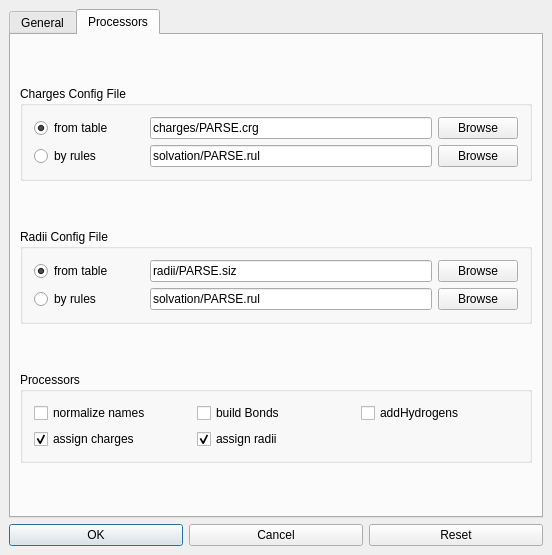
<?xml version="1.0" encoding="UTF-8"?>
<ui version="4.0">
 <class>DockDialogData</class>
 <widget class="QDialog" name="DockDialogData">
  <property name="geometry">
   <rect>
    <x>0</x>
    <y>0</y>
    <width>552</width>
    <height>555</height>
   </rect>
  </property>
  <property name="sizePolicy">
   <sizepolicy hsizetype="Maximum" vsizetype="Fixed">
    <horstretch>0</horstretch>
    <verstretch>0</verstretch>
   </sizepolicy>
  </property>
  <property name="minimumSize">
   <size>
    <width>0</width>
    <height>0</height>
   </size>
  </property>
  <property name="maximumSize">
   <size>
    <width>650</width>
    <height>650</height>
   </size>
  </property>
  <property name="windowTitle">
   <string>Docking Options</string>
  </property>
  <layout class="QVBoxLayout">
   <property name="spacing">
    <number>6</number>
   </property>
   <property name="leftMargin">
    <number>9</number>
   </property>
   <property name="topMargin">
    <number>9</number>
   </property>
   <property name="rightMargin">
    <number>9</number>
   </property>
   <property name="bottomMargin">
    <number>9</number>
   </property>
   <item>
    <widget class="QTabWidget" name="tab_pages">
     <property name="currentIndex">
      <number>1</number>
     </property>
     <widget class="QWidget" name="general_page">
      <attribute name="title">
       <string>General</string>
      </attribute>
      <layout class="QVBoxLayout">
       <property name="spacing">
        <number>6</number>
       </property>
       <property name="leftMargin">
        <number>9</number>
       </property>
       <property name="topMargin">
        <number>9</number>
       </property>
       <property name="rightMargin">
        <number>9</number>
       </property>
       <property name="bottomMargin">
        <number>9</number>
       </property>
       <item>
        <widget class="QGroupBox" name="systems_group">
         <property name="sizePolicy">
          <sizepolicy hsizetype="Preferred" vsizetype="Fixed">
           <horstretch>0</horstretch>
           <verstretch>0</verstretch>
          </sizepolicy>
         </property>
         <property name="title">
          <string>Docking Partners</string>
         </property>
         <layout class="QHBoxLayout">
          <property name="spacing">
           <number>6</number>
          </property>
          <property name="leftMargin">
           <number>11</number>
          </property>
          <property name="topMargin">
           <number>11</number>
          </property>
          <property name="rightMargin">
           <number>11</number>
          </property>
          <property name="bottomMargin">
           <number>11</number>
          </property>
          <item>
           <widget class="QComboBox" name="systems1">
            <property name="editable">
             <bool>false</bool>
            </property>
           </widget>
          </item>
          <item>
           <widget class="QComboBox" name="systems2">
            <property name="editable">
             <bool>false</bool>
            </property>
           </widget>
          </item>
         </layout>
        </widget>
       </item>
       <item>
        <widget class="QGroupBox" name="algorithm_group">
         <property name="sizePolicy">
          <sizepolicy hsizetype="Preferred" vsizetype="Fixed">
           <horstretch>0</horstretch>
           <verstretch>0</verstretch>
          </sizepolicy>
         </property>
         <property name="title">
          <string>Docking Algorithm</string>
         </property>
         <layout class="QGridLayout">
          <property name="leftMargin">
           <number>11</number>
          </property>
          <property name="topMargin">
           <number>11</number>
          </property>
          <property name="rightMargin">
           <number>11</number>
          </property>
          <property name="bottomMargin">
           <number>11</number>
          </property>
          <property name="spacing">
           <number>6</number>
          </property>
          <item row="0" column="0">
           <widget class="QComboBox" name="algorithms">
            <item>
             <property name="text">
              <string>&lt;select&gt;</string>
             </property>
            </item>
           </widget>
          </item>
          <item row="0" column="1">
           <widget class="QPushButton" name="alg_advanced_button">
            <property name="text">
             <string>Advanced...</string>
            </property>
           </widget>
          </item>
         </layout>
        </widget>
       </item>
       <item>
        <widget class="QGroupBox" name="scoring_group">
         <property name="sizePolicy">
          <sizepolicy hsizetype="Preferred" vsizetype="Fixed">
           <horstretch>0</horstretch>
           <verstretch>0</verstretch>
          </sizepolicy>
         </property>
         <property name="title">
          <string>Scoring</string>
         </property>
         <layout class="QGridLayout">
          <property name="leftMargin">
           <number>11</number>
          </property>
          <property name="topMargin">
           <number>11</number>
          </property>
          <property name="rightMargin">
           <number>11</number>
          </property>
          <property name="bottomMargin">
           <number>11</number>
          </property>
          <property name="spacing">
           <number>6</number>
          </property>
          <item row="0" column="0">
           <widget class="QComboBox" name="scoring_functions"/>
          </item>
          <item row="0" column="1">
           <widget class="QPushButton" name="scoring_advanced_button">
            <property name="enabled">
             <bool>false</bool>
            </property>
            <property name="text">
             <string>Advanced...</string>
            </property>
           </widget>
          </item>
         </layout>
        </widget>
       </item>
       <item>
        <widget class="QGroupBox" name="options_group">
         <property name="sizePolicy">
          <sizepolicy hsizetype="Preferred" vsizetype="Fixed">
           <horstretch>0</horstretch>
           <verstretch>0</verstretch>
          </sizepolicy>
         </property>
         <property name="title">
          <string>Options</string>
         </property>
         <layout class="QGridLayout">
          <property name="leftMargin">
           <number>11</number>
          </property>
          <property name="topMargin">
           <number>11</number>
          </property>
          <property name="rightMargin">
           <number>11</number>
          </property>
          <property name="bottomMargin">
           <number>11</number>
          </property>
          <property name="spacing">
           <number>6</number>
          </property>
          <item row="0" column="0">
           <widget class="QLabel" name="best_num_label">
            <property name="text">
             <string>number of best docked structures </string>
            </property>
           </widget>
          </item>
          <item row="0" column="1">
           <widget class="QLineEdit" name="best_num">
            <property name="sizePolicy">
             <sizepolicy hsizetype="Fixed" vsizetype="Fixed">
              <horstretch>0</horstretch>
              <verstretch>0</verstretch>
             </sizepolicy>
            </property>
            <property name="minimumSize">
             <size>
              <width>0</width>
              <height>0</height>
             </size>
            </property>
            <property name="maximumSize">
             <size>
              <width>80</width>
              <height>32767</height>
             </size>
            </property>
            <property name="text">
             <string>100</string>
            </property>
            <property name="alignment">
             <set>Qt::AlignRight</set>
            </property>
           </widget>
          </item>
          <item row="1" column="0">
           <widget class="QLabel" name="verbosity_label">
            <property name="text">
             <string>verbosity of algorithm</string>
            </property>
           </widget>
          </item>
          <item row="1" column="1">
           <widget class="QLineEdit" name="verbosity">
            <property name="sizePolicy">
             <sizepolicy hsizetype="Fixed" vsizetype="Fixed">
              <horstretch>0</horstretch>
              <verstretch>0</verstretch>
             </sizepolicy>
            </property>
            <property name="maximumSize">
             <size>
              <width>80</width>
              <height>32767</height>
             </size>
            </property>
            <property name="text">
             <string>1</string>
            </property>
            <property name="alignment">
             <set>Qt::AlignRight</set>
            </property>
           </widget>
          </item>
         </layout>
        </widget>
       </item>
       <item>
        <widget class="QGroupBox" name="euler_group">
         <property name="enabled">
          <bool>true</bool>
         </property>
         <property name="sizePolicy">
          <sizepolicy hsizetype="Expanding" vsizetype="Fixed">
           <horstretch>0</horstretch>
           <verstretch>0</verstretch>
          </sizepolicy>
         </property>
         <property name="title">
          <string>Euler angles</string>
         </property>
         <layout class="QGridLayout">
          <property name="leftMargin">
           <number>11</number>
          </property>
          <property name="topMargin">
           <number>11</number>
          </property>
          <property name="rightMargin">
           <number>11</number>
          </property>
          <property name="bottomMargin">
           <number>11</number>
          </property>
          <property name="spacing">
           <number>6</number>
          </property>
          <item row="1" column="2">
           <widget class="QLabel" name="psi_max_label">
            <property name="sizePolicy">
             <sizepolicy hsizetype="Expanding" vsizetype="Preferred">
              <horstretch>0</horstretch>
              <verstretch>0</verstretch>
             </sizepolicy>
            </property>
            <property name="text">
             <string>psi &lt;font size=&quot;-1&quot;&gt;max&lt;/font&gt;</string>
            </property>
           </widget>
          </item>
          <item row="1" column="4">
           <widget class="QLabel" name="delta_psi_label">
            <property name="sizePolicy">
             <sizepolicy hsizetype="Expanding" vsizetype="Preferred">
              <horstretch>0</horstretch>
              <verstretch>0</verstretch>
             </sizepolicy>
            </property>
            <property name="text">
             <string>delta psi</string>
            </property>
           </widget>
          </item>
          <item row="0" column="4">
           <widget class="QLabel" name="delta_phi_label">
            <property name="text">
             <string>delta phi</string>
            </property>
           </widget>
          </item>
          <item row="0" column="0">
           <widget class="QLabel" name="phi_min_label">
            <property name="sizePolicy">
             <sizepolicy hsizetype="Expanding" vsizetype="Preferred">
              <horstretch>0</horstretch>
              <verstretch>0</verstretch>
             </sizepolicy>
            </property>
            <property name="text">
             <string>phi &lt;font size=&quot;-1&quot;&gt;min&lt;/font&gt;</string>
            </property>
           </widget>
          </item>
          <item row="0" column="2">
           <widget class="QLabel" name="phi_max_label">
            <property name="text">
             <string>phi &lt;font size=&quot;-1&quot;&gt;max&lt;/font&gt;</string>
            </property>
           </widget>
          </item>
          <item row="2" column="2">
           <widget class="QLabel" name="theta_max_label">
            <property name="text">
             <string>theta &lt;font size=&quot;-1&quot;&gt;max&lt;/font&gt;</string>
            </property>
           </widget>
          </item>
          <item row="1" column="0">
           <widget class="QLabel" name="psi_min_label">
            <property name="text">
             <string>psi &lt;font size=&quot;-1&quot;&gt;min&lt;/font&gt;</string>
            </property>
           </widget>
          </item>
          <item row="0" column="1">
           <widget class="QLineEdit" name="phi_min">
            <property name="maximumSize">
             <size>
              <width>50</width>
              <height>25</height>
             </size>
            </property>
            <property name="text">
             <string>-15</string>
            </property>
            <property name="alignment">
             <set>Qt::AlignRight</set>
            </property>
           </widget>
          </item>
          <item row="1" column="1">
           <widget class="QLineEdit" name="psi_min">
            <property name="maximumSize">
             <size>
              <width>50</width>
              <height>25</height>
             </size>
            </property>
            <property name="text">
             <string>-15</string>
            </property>
            <property name="alignment">
             <set>Qt::AlignRight</set>
            </property>
           </widget>
          </item>
          <item row="2" column="1">
           <widget class="QLineEdit" name="theta_min">
            <property name="maximumSize">
             <size>
              <width>50</width>
              <height>25</height>
             </size>
            </property>
            <property name="text">
             <string>-15</string>
            </property>
            <property name="alignment">
             <set>Qt::AlignRight</set>
            </property>
           </widget>
          </item>
          <item row="0" column="3">
           <widget class="QLineEdit" name="phi_max">
            <property name="maximumSize">
             <size>
              <width>50</width>
              <height>25</height>
             </size>
            </property>
            <property name="text">
             <string>15</string>
            </property>
            <property name="alignment">
             <set>Qt::AlignRight</set>
            </property>
           </widget>
          </item>
          <item row="1" column="3">
           <widget class="QLineEdit" name="psi_max">
            <property name="maximumSize">
             <size>
              <width>50</width>
              <height>25</height>
             </size>
            </property>
            <property name="text">
             <string>15</string>
            </property>
            <property name="alignment">
             <set>Qt::AlignRight</set>
            </property>
           </widget>
          </item>
          <item row="2" column="3">
           <widget class="QLineEdit" name="theta_max">
            <property name="maximumSize">
             <size>
              <width>50</width>
              <height>25</height>
             </size>
            </property>
            <property name="text">
             <string>15</string>
            </property>
            <property name="alignment">
             <set>Qt::AlignRight</set>
            </property>
           </widget>
          </item>
          <item row="0" column="5">
           <widget class="QLineEdit" name="delta_phi">
            <property name="sizePolicy">
             <sizepolicy hsizetype="Preferred" vsizetype="Fixed">
              <horstretch>0</horstretch>
              <verstretch>0</verstretch>
             </sizepolicy>
            </property>
            <property name="minimumSize">
             <size>
              <width>0</width>
              <height>0</height>
             </size>
            </property>
            <property name="maximumSize">
             <size>
              <width>50</width>
              <height>25</height>
             </size>
            </property>
            <property name="text">
             <string>3</string>
            </property>
            <property name="alignment">
             <set>Qt::AlignRight</set>
            </property>
           </widget>
          </item>
          <item row="2" column="5">
           <widget class="QLineEdit" name="delta_theta">
            <property name="maximumSize">
             <size>
              <width>50</width>
              <height>25</height>
             </size>
            </property>
            <property name="text">
             <string>3</string>
            </property>
            <property name="alignment">
             <set>Qt::AlignRight</set>
            </property>
           </widget>
          </item>
          <item row="1" column="5">
           <widget class="QLineEdit" name="delta_psi">
            <property name="maximumSize">
             <size>
              <width>50</width>
              <height>25</height>
             </size>
            </property>
            <property name="text">
             <string>3</string>
            </property>
            <property name="alignment">
             <set>Qt::AlignRight</set>
            </property>
           </widget>
          </item>
          <item row="2" column="0">
           <widget class="QLabel" name="theta_min_label">
            <property name="text">
             <string>theta &lt;font size=&quot;-1&quot;&gt;min&lt;/font&gt;</string>
            </property>
           </widget>
          </item>
          <item row="2" column="4">
           <widget class="QLabel" name="delta_theta_label">
            <property name="text">
             <string>delta theta</string>
            </property>
           </widget>
          </item>
         </layout>
        </widget>
       </item>
      </layout>
     </widget>
     <widget class="QWidget" name="processor_page">
      <attribute name="title">
       <string>Processors</string>
      </attribute>
      <layout class="QVBoxLayout">
       <property name="spacing">
        <number>6</number>
       </property>
       <property name="leftMargin">
        <number>9</number>
       </property>
       <property name="topMargin">
        <number>9</number>
       </property>
       <property name="rightMargin">
        <number>9</number>
       </property>
       <property name="bottomMargin">
        <number>9</number>
       </property>
       <item>
        <widget class="QGroupBox" name="charges_group">
         <property name="sizePolicy">
          <sizepolicy hsizetype="Preferred" vsizetype="Fixed">
           <horstretch>0</horstretch>
           <verstretch>0</verstretch>
          </sizepolicy>
         </property>
         <property name="title">
          <string>Charges Config File</string>
         </property>
         <layout class="QGridLayout">
          <property name="leftMargin">
           <number>11</number>
          </property>
          <property name="topMargin">
           <number>11</number>
          </property>
          <property name="rightMargin">
           <number>11</number>
          </property>
          <property name="bottomMargin">
           <number>11</number>
          </property>
          <property name="spacing">
           <number>6</number>
          </property>
          <item row="1" column="0">
           <widget class="QRadioButton" name="charges_rules_button">
            <property name="minimumSize">
             <size>
              <width>110</width>
              <height>0</height>
             </size>
            </property>
            <property name="text">
             <string>by rules</string>
            </property>
           </widget>
          </item>
          <item row="0" column="0">
           <widget class="QRadioButton" name="charges_data_button">
            <property name="minimumSize">
             <size>
              <width>110</width>
              <height>0</height>
             </size>
            </property>
            <property name="text">
             <string>from table</string>
            </property>
            <property name="checked">
             <bool>true</bool>
            </property>
           </widget>
          </item>
          <item row="0" column="1">
           <widget class="QLineEdit" name="charges_data_lineedit">
            <property name="text">
             <string>charges/PARSE.crg</string>
            </property>
           </widget>
          </item>
          <item row="1" column="1">
           <widget class="QLineEdit" name="charges_rules_lineedit">
            <property name="text">
             <string>solvation/PARSE.rul</string>
            </property>
            <property name="readOnly">
             <bool>false</bool>
            </property>
           </widget>
          </item>
          <item row="0" column="2">
           <widget class="QPushButton" name="charges_data_browse">
            <property name="text">
             <string>Browse</string>
            </property>
           </widget>
          </item>
          <item row="1" column="2">
           <widget class="QPushButton" name="charges_rules_browse">
            <property name="text">
             <string>Browse</string>
            </property>
           </widget>
          </item>
         </layout>
        </widget>
       </item>
       <item>
        <widget class="QGroupBox" name="radii_group">
         <property name="sizePolicy">
          <sizepolicy hsizetype="Preferred" vsizetype="Fixed">
           <horstretch>0</horstretch>
           <verstretch>0</verstretch>
          </sizepolicy>
         </property>
         <property name="title">
          <string>Radii Config File</string>
         </property>
         <layout class="QGridLayout">
          <property name="leftMargin">
           <number>11</number>
          </property>
          <property name="topMargin">
           <number>11</number>
          </property>
          <property name="rightMargin">
           <number>11</number>
          </property>
          <property name="bottomMargin">
           <number>11</number>
          </property>
          <property name="spacing">
           <number>6</number>
          </property>
          <item row="1" column="1">
           <widget class="QLineEdit" name="radii_rules_lineedit">
            <property name="text">
             <string>solvation/PARSE.rul</string>
            </property>
            <property name="readOnly">
             <bool>false</bool>
            </property>
           </widget>
          </item>
          <item row="1" column="2">
           <widget class="QPushButton" name="radii_rules_browse">
            <property name="text">
             <string>Browse</string>
            </property>
           </widget>
          </item>
          <item row="0" column="1">
           <widget class="QLineEdit" name="radii_data_lineedit">
            <property name="text">
             <string>radii/PARSE.siz</string>
            </property>
           </widget>
          </item>
          <item row="0" column="2">
           <widget class="QPushButton" name="radii_data_browse">
            <property name="text">
             <string>Browse</string>
            </property>
           </widget>
          </item>
          <item row="0" column="0">
           <widget class="QRadioButton" name="radii_data_button">
            <property name="minimumSize">
             <size>
              <width>110</width>
              <height>0</height>
             </size>
            </property>
            <property name="maximumSize">
             <size>
              <width>110</width>
              <height>32767</height>
             </size>
            </property>
            <property name="text">
             <string>from table</string>
            </property>
            <property name="checked">
             <bool>true</bool>
            </property>
           </widget>
          </item>
          <item row="1" column="0">
           <widget class="QRadioButton" name="radii_rules_button">
            <property name="minimumSize">
             <size>
              <width>110</width>
              <height>0</height>
             </size>
            </property>
            <property name="text">
             <string>by rules</string>
            </property>
           </widget>
          </item>
         </layout>
        </widget>
       </item>
       <item>
        <widget class="QGroupBox" name="processors_group">
         <property name="sizePolicy">
          <sizepolicy hsizetype="Preferred" vsizetype="Fixed">
           <horstretch>0</horstretch>
           <verstretch>0</verstretch>
          </sizepolicy>
         </property>
         <property name="title">
          <string>Processors</string>
         </property>
         <layout class="QGridLayout">
          <property name="leftMargin">
           <number>11</number>
          </property>
          <property name="topMargin">
           <number>11</number>
          </property>
          <property name="rightMargin">
           <number>11</number>
          </property>
          <property name="bottomMargin">
           <number>11</number>
          </property>
          <property name="spacing">
           <number>6</number>
          </property>
          <item row="0" column="1">
           <widget class="QCheckBox" name="build_bonds">
            <property name="text">
             <string>build Bonds</string>
            </property>
           </widget>
          </item>
          <item row="0" column="2">
           <widget class="QCheckBox" name="add_hydrogens">
            <property name="text">
             <string>addHydrogens</string>
            </property>
           </widget>
          </item>
          <item row="0" column="0">
           <widget class="QCheckBox" name="normalize_names">
            <property name="text">
             <string>normalize names</string>
            </property>
           </widget>
          </item>
          <item row="1" column="0">
           <widget class="QCheckBox" name="assign_charges">
            <property name="text">
             <string>assign charges</string>
            </property>
            <property name="checked">
             <bool>true</bool>
            </property>
           </widget>
          </item>
          <item row="1" column="1">
           <widget class="QCheckBox" name="assign_radii">
            <property name="text">
             <string>assign radii</string>
            </property>
            <property name="checked">
             <bool>true</bool>
            </property>
           </widget>
          </item>
         </layout>
        </widget>
       </item>
      </layout>
     </widget>
    </widget>
   </item>
   <item>
    <layout class="QHBoxLayout">
     <property name="spacing">
      <number>6</number>
     </property>
     <property name="leftMargin">
      <number>0</number>
     </property>
     <property name="topMargin">
      <number>0</number>
     </property>
     <property name="rightMargin">
      <number>0</number>
     </property>
     <property name="bottomMargin">
      <number>0</number>
     </property>
     <item>
      <widget class="QPushButton" name="ok_button">
       <property name="text">
        <string>OK</string>
       </property>
       <property name="default">
        <bool>true</bool>
       </property>
      </widget>
     </item>
     <item>
      <widget class="QPushButton" name="cancel_button">
       <property name="text">
        <string>Cancel</string>
       </property>
      </widget>
     </item>
     <item>
      <widget class="QPushButton" name="reset_button">
       <property name="text">
        <string>Reset</string>
       </property>
      </widget>
     </item>
    </layout>
   </item>
  </layout>
 </widget>
 <layoutdefault spacing="6" margin="11"/>
 <tabstops>
  <tabstop>tab_pages</tabstop>
  <tabstop>systems1</tabstop>
  <tabstop>systems2</tabstop>
  <tabstop>algorithms</tabstop>
  <tabstop>alg_advanced_button</tabstop>
  <tabstop>scoring_functions</tabstop>
  <tabstop>scoring_advanced_button</tabstop>
  <tabstop>best_num</tabstop>
  <tabstop>verbosity</tabstop>
  <tabstop>phi_min</tabstop>
  <tabstop>psi_min</tabstop>
  <tabstop>theta_min</tabstop>
  <tabstop>delta_psi</tabstop>
  <tabstop>phi_max</tabstop>
  <tabstop>theta_max</tabstop>
  <tabstop>psi_max</tabstop>
  <tabstop>delta_phi</tabstop>
  <tabstop>delta_theta</tabstop>
  <tabstop>ok_button</tabstop>
  <tabstop>cancel_button</tabstop>
  <tabstop>reset_button</tabstop>
  <tabstop>charges_data_button</tabstop>
  <tabstop>charges_data_lineedit</tabstop>
  <tabstop>charges_data_browse</tabstop>
  <tabstop>charges_rules_button</tabstop>
  <tabstop>charges_rules_lineedit</tabstop>
  <tabstop>charges_rules_browse</tabstop>
  <tabstop>radii_data_button</tabstop>
  <tabstop>radii_data_lineedit</tabstop>
  <tabstop>radii_data_browse</tabstop>
  <tabstop>radii_rules_button</tabstop>
  <tabstop>radii_rules_lineedit</tabstop>
  <tabstop>radii_rules_browse</tabstop>
  <tabstop>normalize_names</tabstop>
  <tabstop>build_bonds</tabstop>
  <tabstop>add_hydrogens</tabstop>
  <tabstop>assign_charges</tabstop>
  <tabstop>assign_radii</tabstop>
 </tabstops>
 <resources/>
 <connections/>
</ui>
